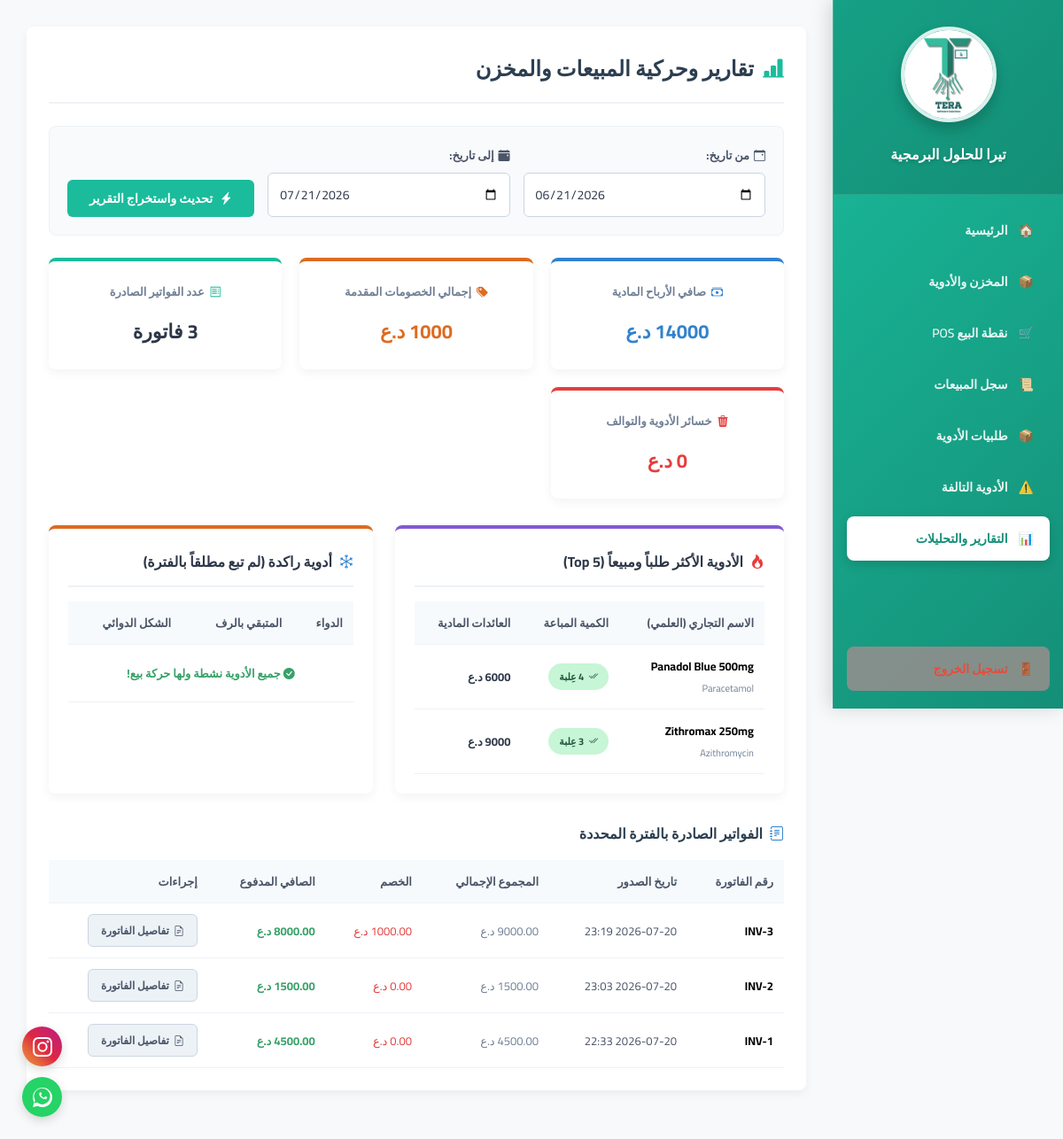
Screenshot of /pharmacy/reports/ (signed in) with the database file from the repository.
### pharmacy/models.py (models this page shows, shortened)
class Medicine(models.Model):
    CATEGORY_CHOICES = [
        ('tablet', '💊 حبوب / كبسول'),
        ('syrup', '🧪 شراب / معلق'),
        ('injection', '💉 حقن / فيال / أمبول'),
        ('ointment', '🧴 مرهم / كريم / جيل'),
        ('drops_eye_ear', '👁️ قطرات عين / أذن'),
        ('drops_nasal', '👃 قطرات / بخاخ أنف'),
        ('suppository', ' تحاميل / لبوس'),
        ('supplement_vitamin', '🍏 فيتامينات / مكملات غذائية'),
        ('tonic_energy', '⚡ مقويات / منشطات'),
        ('powder_sachet', '🥛 بودرة / فوار'),
        ('medical_device', '🩺 مستلزمات طبية / أجهزة'),
        ('other', '📦 أخرى'),
    ]
    pharmacy = models.ForeignKey(PharmacyBranch, on_delete=models.CASCADE, related_name='medicines', verbose_name="الصيدلية")
    trade_name = models.CharField(max_length=200, verbose_name="الاسم التجاري")
    scientific_name = models.CharField(max_length=200, verbose_name="الاسم العلمي")
    category = models.CharField(max_length=20, choices=CATEGORY_CHOICES, default='tablet', verbose_name="نوع الدواء")
    quantity = models.IntegerField(default=0, verbose_name="الكمية المتوفرة")
    buy_price = models.IntegerField(verbose_name="سعر الشراء (د.ع)")
    sell_price = models.IntegerField(verbose_name="سعر البيع (د.ع)")
    expiry_date = models.DateField(verbose_name="تاريخ انتهاء الصلاحية")
    shelf_location = models.CharField(max_length=50, blank=True, null=True, verbose_name="مكان الرف")
    is_damaged = models.BooleanField(default=False, verbose_name="هل الدواء تالف/معزول؟")
    barcode = models.CharField(max_length=50, null=True, blank=True, verbose_name="باركود الدواء")
    class Meta:
        unique_together = ('pharmacy', 'barcode')

class Invoice(models.Model):
    pharmacy = models.ForeignKey(PharmacyBranch, on_delete=models.CASCADE, related_name='invoices', null=True, blank=True)
    invoice_number = models.CharField(max_length=20, blank=True)
    cashier = models.ForeignKey(User, on_delete=models.SET_NULL, null=True, blank=True, related_name='invoices', verbose_name="الكاشير المسؤول")
    total_amount = models.DecimalField(max_digits=10, decimal_places=2, default=0.0, verbose_name="المجموع قبل الخصم")
    discount = models.DecimalField(max_digits=10, decimal_places=2, default=0.0, verbose_name="قيمة الخصم المالي")
    final_amount = models.DecimalField(max_digits=10, decimal_places=2, default=0.0, verbose_name="الصافي المدفوع فعلياً")
    created_at = models.DateTimeField(auto_now_add=True)
    is_refunded = models.BooleanField(default=False)
    class Meta:
        unique_together = ('pharmacy', 'invoice_number')

### pharmacy/views.py (the view)
# urls.py: path('reports/', views.sales_reports, name='sales_reports'),
@login_required
def sales_reports(request):
    user_profile = request.user.profile
    if not user_profile.is_pharmacy_owner:
        messages.error(request, "عذراً، هذه الصفحة مخصصة للإدارة فقط.")
        return redirect('pharmacy_dashboard')
    user_pharmacy = user_profile.pharmacy
    start_date_str = request.GET.get('start_date')
    end_date_str = request.GET.get('end_date')
    if start_date_str and end_date_str:
        start_date = datetime.strptime(start_date_str, '%Y-%m-%d')
        end_date = datetime.strptime(end_date_str, '%Y-%m-%d') + timedelta(days=1) - timedelta(seconds=1)
    else:
        end_date = timezone.now()
        start_date = end_date - timedelta(days=30)
        start_date_str = start_date.strftime('%Y-%m-%d')
        end_date_str = end_date.strftime('%Y-%m-%d')
    invoices = Invoice.objects.filter(
        pharmacy=user_pharmacy,
        created_at__range=(start_date, end_date),
        is_refunded=False
    ).prefetch_related('items__medicine').order_by('-created_at')
    total_sales = invoices.aggregate(Sum('final_amount'))['final_amount__sum'] or 0.0
    total_invoices_count = invoices.count()
    total_discounts_given = invoices.aggregate(Sum('discount'))['discount__sum'] or 0.0
    today = timezone.now().date()
    expired_medicines = Medicine.objects.filter(
        pharmacy=user_pharmacy,
        expiry_date__lt=today,
        quantity__gt=0,
        is_damaged=False
    )
    total_expired_losses = sum(med.quantity * med.buy_price for med in expired_medicines)
    damaged_losses_query = DamagedMedicine.objects.filter(
        medicine__pharmacy=user_pharmacy
    ).annotate(
        loss_amount=F('quantity_damaged') * F('medicine__buy_price')
    ).aggregate(total_loss=Sum('loss_amount'))
    total_damaged_losses = damaged_losses_query['total_loss'] or 0
    total_combined_losses = total_expired_losses + total_damaged_losses
    top_selling_items = InvoiceItem.objects.filter(
        invoice__pharmacy=user_pharmacy,
        invoice__created_at__range=(start_date, end_date),
        invoice__is_refunded=False
    ).values(
        'medicine__trade_name', 'medicine__scientific_name', 'medicine__category'
    ).annotate(
        total_qty=Sum('quantity'),
        total_revenue=Sum('total_price')
    ).order_by('-total_qty')[:5]
    sold_medicine_ids = InvoiceItem.objects.filter(
        invoice__pharmacy=user_pharmacy,
        invoice__created_at__range=(start_date, end_date),
        invoice__is_refunded=False
    ).values_list('medicine_id', flat=True).distinct()
    stagnant_medicines = Medicine.objects.filter(
        pharmacy=user_pharmacy,
        is_damaged=False,
        quantity__gt=0
    ).exclude(id__in=sold_medicine_ids)[:10]
    context = {
        'invoices': invoices,
        'start_date': start_date_str,
        'end_date': end_date_str,
        'total_sales': int(total_sales),
        'total_discounts_given': int(total_discounts_given),
        'total_invoices_count': total_invoices_count,
        'total_damage_losses': int(total_combined_losses),
        'top_selling_items': top_selling_items,
        'stagnant_medicines': stagnant_medicines,
        'pharmacy_name': user_pharmacy.name
    }
    return render(request, 'pharmacy/reports.html', context)

### pharmacy/templates/pharmacy/reports.html (shortened to what this page needs)
{% extends "pharmacy/base.html" %}
{% block content %}
    <link rel="stylesheet" href="https://cdn.jsdelivr.net/npm/bootstrap-icons@1.11.0/font/bootstrap-icons.css">
    <div class="reports-container">
        <div style="display: flex; justify-content: space-between; align-items: center; border-bottom: 2px solid #f1f2f6; padding-bottom: 15px; margin-bottom: 25px;">
            <h2 style="margin: 0; color: #2c3e50; display: flex; align-items: center; gap: 10px;">
                <i class="bi bi-bar-chart-line-fill" style="color: #1abc9c;"></i>
                تقارير وحركية المبيعات والمخزن
            </h2>
        </div>
        <form method="GET" action="/pharmacy/reports/" class="filter-bar">
            <div class="filter-group">
                <label><i class="bi bi-calendar-event"></i> من تاريخ:</label>
                <input type="date" name="start_date" value="{{ start_date }}" required>
            </div>
            <div class="filter-group">
                <label><i class="bi bi-calendar-event-fill"></i> إلى تاريخ:</label>
                <input type="date" name="end_date" value="{{ end_date }}" required>
            </div>
            <button type="submit" class="btn-filter">
                <i class="bi bi-lightning-charge-fill"></i> تحديث واستخراج التقرير
            </button>
        </form>
        <div class="kpi-container">
            <div class="kpi-card blue">
                <div class="kpi-title"><i class="bi bi-cash-stack" style="color: #3182ce;"></i> صافي الأرباح المادية</div>
                <div class="kpi-value" style="color: #3182ce;">{{ total_sales }} د.ع</div>
            </div>
            <div class="kpi-card orange">
                <div class="kpi-title"><i class="bi bi-tags-fill" style="color: #dd6b20;"></i> إجمالي الخصومات المقدمة</div>
                <div class="kpi-value" style="color: #dd6b20;">{{ total_discounts_given }} د.ع</div>
            </div>
            <div class="kpi-card">
                <div class="kpi-title"><i class="bi bi-receipt" style="color: #1abc9c;"></i> عدد الفواتير الصادرة</div>
                <div class="kpi-value" style="color: #2d3748;">{{ total_invoices_count }} فاتورة</div>
            </div>
            <div class="kpi-card red">
                <div class="kpi-title"><i class="bi bi-trash3-fill" style="color: #e53e3e;"></i> خسائر الأدوية والتوالف</div>
                <div class="kpi-value" style="color: #e53e3e;">{{ total_damage_losses }} د.ع</div>
            </div>
        </div>
        <div class="analytics-grid">
            <div class="panel">
                <h3><i class="bi bi-fire" style="color: #e53e3e;"></i> الأدوية الأكثر طلباً ومبيعاً (Top 5)</h3>
                <table class="custom-table">
                    <thead>
                        <tr>
                            <th>الاسم التجاري (العلمي)</th>
                            <th>الكمية المباعة</th>
                            <th>العائدات المادية</th>
                        </tr>
                    </thead>
                    <tbody>
                        {% for item in top_selling_items %}
                        <tr>
                            <td>
                                <strong>{{ item.medicine__trade_name }}</strong>
                                <br>
                                <span style="font-size: 11px; color: #718096;">{{ item.medicine__scientific_name }}</span>
                            </td>
                            <td><span class="custom-badge badge-success"><i class="bi bi-check2-all"></i> {{ item.total_qty }} عِلبة</span></td>
                            <td><strong style="color: #2d3748;">{{ item.total_revenue }} د.ع</strong></td>
                        </tr>
                        {% empty %}
                        <tr>
                            <td colspan="3" style="text-align: center; color: #a0aec0; padding: 20px;">
                                لا توجد مبيعات مسجلة في هذه الفترة.
                            </td>
                        </tr>
                        {% endfor %}
                    </tbody>
                </table>
            </div>
            <div class="panel orange">
                <h3><i class="bi bi-snow" style="color: #3182ce;"></i> أدوية راكدة (لم تبع مطلقاً بالفترة)</h3>
                <table class="custom-table">
                    <thead>
                        <tr>
                            <th>الدواء</th>
                            <th>المتبقي بالرف</th>
                            <th>الشكل الدوائي</th>
                        </tr>
                    </thead>
                    <tbody>
                        {% for med in stagnant_medicines %}
                        <tr>
                            <td>
                                <strong>{{ med.trade_name }}</strong>
                                <br>
                                <span style="font-size: 11px; color: #718096;">{{ med.scientific_name }}</span>
                            </td>
                            <td><span class="custom-badge badge-warning"><i class="bi bi-archive"></i> {{ med.quantity }} عِلبة</span></td>
                            <td style="color: #4a5568;">{{ med.get_category_display }}</td>
                        </tr>
                        {% empty %}
                        <tr>
                            <td colspan="3" style="text-align: center; color: #38a169; padding: 20px; font-weight: bold;">
                                <i class="bi bi-check-circle-fill"></i> جميع الأدوية نشطة ولها حركة بيع!
                            </td>
                        </tr>
                        {% endfor %}
                    </tbody>
                </table>
            </div>
        </div>
        <div class="invoice-table-container">
            <h3 style="margin-top: 0; margin-bottom: 15px; color: #2c3e50; font-size: 16px; display: flex; align-items: center; gap: 8px;">
                <i class="bi bi-journal-text" style="color: #3182ce;"></i>
                الفواتير الصادرة بالفترة المحددة
            </h3>
            <table class="custom-table">
                <thead>
                    <tr>
                        <th>رقم الفاتورة</th>
                        <th>تاريخ الصدور</th>
                        <th>المجموع الإجمالي</th>
                        <th>الخصم</th>
                        <th>الصافي المدفوع</th>
                        <th>إجراءات</th>
                    </tr>
                </thead>
                <tbody>
                    {% for inv in invoices %}
                    <tr>
                        <td><strong>{{ inv.invoice_number }}</strong></td>
                        <td style="color: #4a5568;">{{ inv.created_at|date:"Y-m-d H:i" }}</td>
                        <td style="color: #718096;">{{ inv.total_amount }} د.ع</td>
                        <td style="color: #e53e3e;">{{ inv.discount }} د.ع</td>
                        <td><strong style="color: #38a169;">{{ inv.final_amount }} د.ع</strong></td>
                        <td>
                            <button class="btn-view-invoice" onclick="openInvoiceModal('{{ inv.invoice_number }}', '{{ inv.total_amount }}', '{{ inv.discount }}', '{{ inv.final_amount }}', '{{ inv.id }}')">
                                <i class="bi bi-file-earmark-text"></i> تفاصيل الفاتورة
                            </button>
                        </td>
                    </tr>
                    {% endfor %}
                </tbody>
            </table>
        </div>
    </div>
{% endblock %}

### pharmacy/templates/pharmacy/base.html (style rules this page uses)
body { font-family: 'Cairo', sans-serif; margin: 0; padding: 0; background-color: #f8f9fa; display: flex; }

### pharmacy/templates/pharmacy/reports.html (style rules this page uses)
html { overflow-y: scroll; }
body, h1, h2, h3, h4, th, td, span, div, button, input, label { font-family: 'Tajawal', 'Cairo', sans-serif !important; }
.reports-container { background: white; padding: 25px; border-radius: 8px; box-shadow: 0 4px 10px rgba(0,0,0,0.05); margin-bottom: 25px; }
.filter-bar { background: #f8fafc; padding: 20px; border-radius: 8px; margin-bottom: 25px; display: flex; gap: 15px; align-items: flex-end; border: 1px solid #edf2f7; }
.filter-group { display: flex; flex-direction: column; gap: 8px; flex: 1; }
.filter-group label { font-weight: bold; color: #4a5568; font-size: 13px; display: flex; align-items: center; gap: 5px; }
.filter-group input[type="date"] { padding: 10px 12px; border: 1px solid #cbd5e0; border-radius: 6px; width: 100%; box-sizing: border-box; font-size: 14px; color: #2d3748; outline: none; transition: border-color 0.2s; }
.btn-filter { background: #1abc9c; color: white; border: none; padding: 11px 25px; border-radius: 6px; cursor: pointer; font-weight: bold; font-size: 14px; transition: all 0.2s ease; display: flex; align-items: center; gap: 8px; height: 42px; }
.kpi-container { display: grid; grid-template-columns: repeat(auto-fit, minmax(220px, 1fr)); gap: 20px; margin-bottom: 30px; }
.kpi-card { background: white; padding: 22px; border-radius: 8px; box-shadow: 0 4px 12px rgba(0,0,0,0.05); text-align: center; border-top: 4px solid #1abc9c; transition: transform 0.2s ease; }
.kpi-card.blue { border-top-color: #3182ce; }
.kpi-card.orange { border-top-color: #dd6b20; }
.kpi-card.red { border-top-color: #e53e3e; }
.kpi-title { font-size: 13px; color: #718096; font-weight: bold; margin-bottom: 12px; display: flex; align-items: center; justify-content: center; gap: 6px; }
.kpi-value { font-size: 22px; color: #2d3748; font-weight: bold; }
.analytics-grid { display: grid; grid-template-columns: 1.2fr 1fr; gap: 25px; margin-bottom: 30px; }
.panel { background: white; padding: 22px; border-radius: 8px; box-shadow: 0 4px 12px rgba(0,0,0,0.05); border-top: 4px solid #805ad5; }
.panel.orange { border-top-color: #dd6b20; }
.panel h3 { margin-top: 0; color: #2d3748; border-bottom: 2px solid #edf2f7; padding-bottom: 12px; font-size: 16px; display: flex; align-items: center; gap: 8px; }
.custom-table { width: 100%; border-collapse: collapse; margin-top: 10px; font-size: 13px; }
.custom-table th, .custom-table td { padding: 12px; text-align: right; border-bottom: 1px solid #edf2f7; }
.custom-table th { background-color: #f7fafc; color: #4a5568; font-weight: bold; }
.custom-badge { padding: 5px 12px; border-radius: 50px; color: white; font-size: 11px; font-weight: bold; display: inline-flex; align-items: center; gap: 5px; }
.badge-success { background-color: #c6f6d5; color: #22543d; }
.invoice-table-container { background: white; border-radius: 8px; margin-top: 30px; }
.btn-view-invoice { background: #edf2f7; color: #4a5568; border: 1px solid #cbd5e0; padding: 6px 14px; border-radius: 6px; font-size: 12px; font-weight: bold; cursor: pointer; text-decoration: none; transition: all 0.2s; display: inline-flex; align-items: center; gap: 5px; }

### rows the page displays
Medicine: medicine__trade_name "Panadol Blue 500mg", medicine__scientific_name "Paracetamol", total_qty "4", total_revenue "6000"
Medicine: medicine__trade_name "Zithromax 250mg", medicine__scientific_name "Azithromycin", total_qty "3", total_revenue "9000"
Invoice: invoice_number "INV-3", created_at "2026-07-20 23:19", final_amount "8000.00"
Invoice: invoice_number "INV-2", created_at "2026-07-20 23:03", discount "0.00"
Invoice: invoice_number "INV-1", created_at "2026-07-20 22:33", discount "0.00", final_amount "4500.00"

### other values shown
{{ total_sales }} "14000"
{{ total_damage_losses }} "0"
